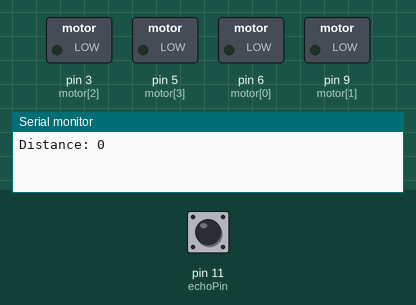
Simulated run of this sketch. Board: Arduino Uno, built with avr-gcc and run on an emulated ATmega328P. On the bench: switched loads named in the sketch (green lamp = pin HIGH), the last lines printed to the serial monitor. The test bench sets the inputs (shaded band); at power-on: pin 11 (echoPin) LOW.

Above: at 1.2 s.
1.3 s: pin 11 (echoPin) pulsed HIGH 2 times (0.12 s each, 0.3 s apart)
At 2.0 s:
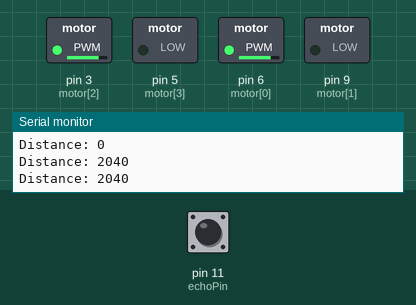
Timing chart, 0 to 4.3 s (numbered marks = the images above; inputs shaded):
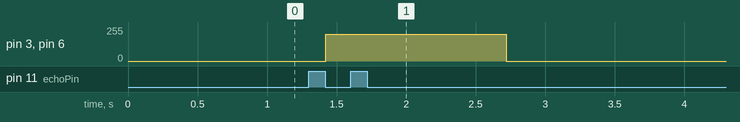

Measured:
- after the input at 1.3 s, pin 3 (motor[2]), pin 6 (motor[0]): 0/255 → 200/255 after 0.12 s, → 0/255 1.3 s later

The sketch:

LFR.ino
```cpp
int sensor[]={4,7,8,10,11,12};
int motor[]={6,9,3,5};
int lfa,rfa;
const int trigPin = 12;
const int echoPin = 11;
long duration;
int distance;

void setup() {
  // put your setup code here, to run once:
  for(int i=0;i<6;i++){
    pinMode(sensor[i],INPUT);
  }
  for(int i=0;i<4;i++){
    pinMode(motor[i],OUTPUT);
  }
  Serial.begin(9600);

}

void loop() {
digitalWrite(trigPin, LOW);
delayMicroseconds(2);
// Sets the trigPin on HIGH state for 10 micro seconds
digitalWrite(trigPin, HIGH);
delayMicroseconds(10);
digitalWrite(trigPin, LOW);
// Reads the echoPin, returns the sound wave travel time in microseconds
duration = pulseIn(echoPin, HIGH);
// Calculating the distance
distance= duration*0.034/2;
// Prints the distance on the Serial Monitor
Serial.print("Distance: ");
Serial.println(distance);
  if(distance<=17){
    analogWrite(motor[0],0);
    analogWrite(motor[1],0);
    analogWrite(motor[2],0);
    analogWrite(motor[3],0);
}

    else {
    analogWrite(motor[0],200);
    analogWrite(motor[1],0);
    analogWrite(motor[2],200);
    analogWrite(motor[3],0);
      }
  }
```
